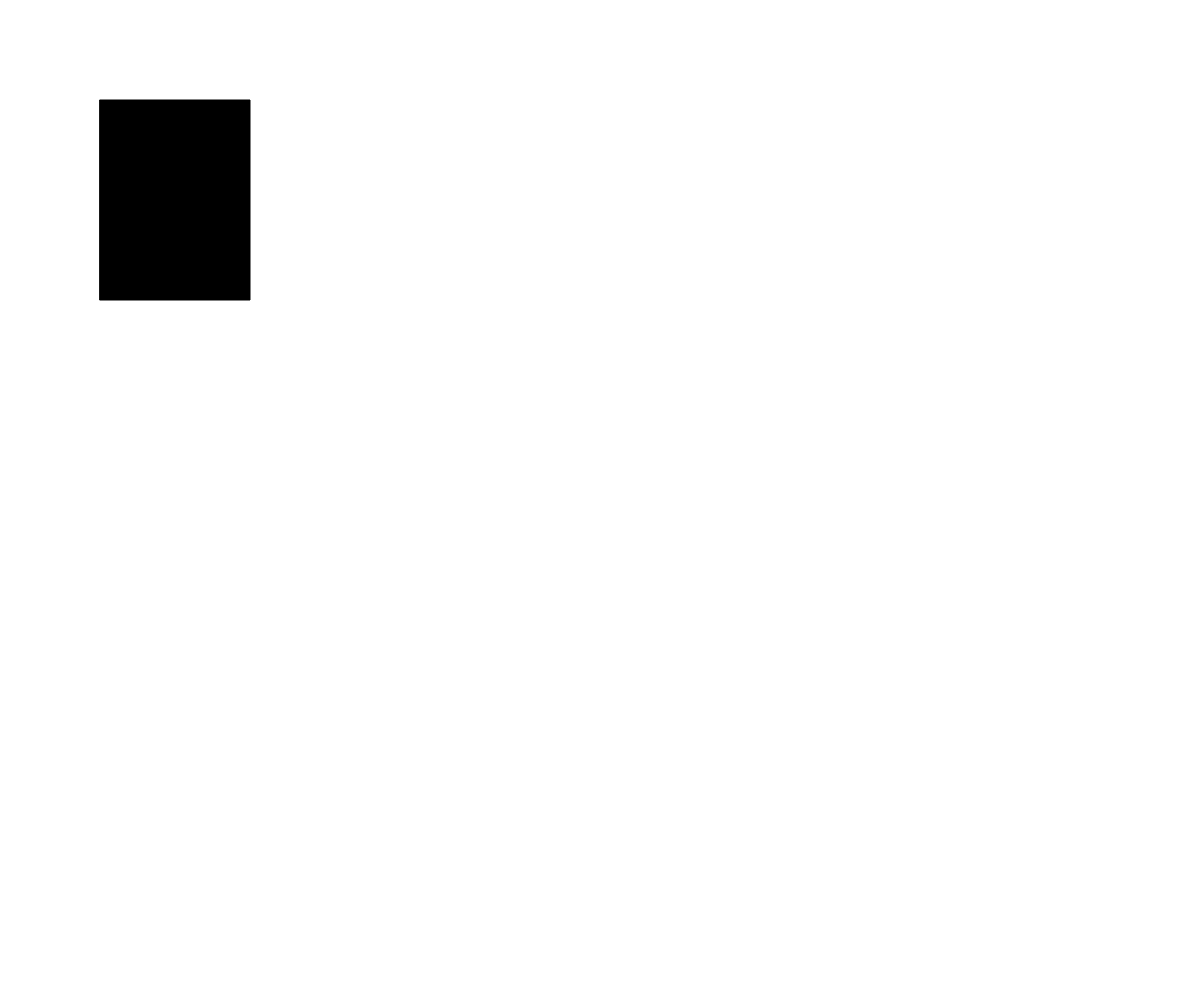
Frame 1 (no input)
Frame 60 (no input): identical to frame 1, image omitted
Frame 120 (the mouse pressed at the canvas centre since frame 60): identical to frame 1, image omitted

The p5.js sketch that drew this single still picture (run headless with seeded random() and noise() and a simulated clock; from frame 60 on, the mouse is pressed at the canvas centre):

// p5.js sketch
// ── sketch.js
let myButton;

function setup() {
  createCanvas(windowWidth, windowHeight);
  myButton= new Button(100,100,150,200);
}

function draw() {
  background(255);
  myButton.display();
  if (myButton.isClicked()){
    background(255,0,0);
  }
}

class Button {
  constructor(x,y, buttonWidth,buttonHeight){
    this.buttonWidth = buttonWidth;
    this.buttonHeight = buttonHeight;
    this.leftSide = x;
    this.topSide = y;
    this.rightSide = this.leftSide + this.buttonWidth;
    this.bottomSide = this.topSide + this.buttonHeight;
  }

  display(){
    fill(0);
    if (mouseX >= this.leftSide && mouseX <= this.rightSide && mouseY >= this.topSide && mouseY <= this.bottomSide) {
      fill(125);
      // if (mouseIsPressed) {
      //   state = 2;
      // }
    }
    rect(this.leftSide, this.topSide, this.buttonWidth, this.buttonHeight);
  }
  isClicked(){
    if (mouseIsPressed && mouseX >= this.leftSide && mouseX <= this.rightSide && mouseY >= this.topSide && mouseY <= this.bottomSide){
      return true;
    }
    else{
      false;
    }
  }

}
